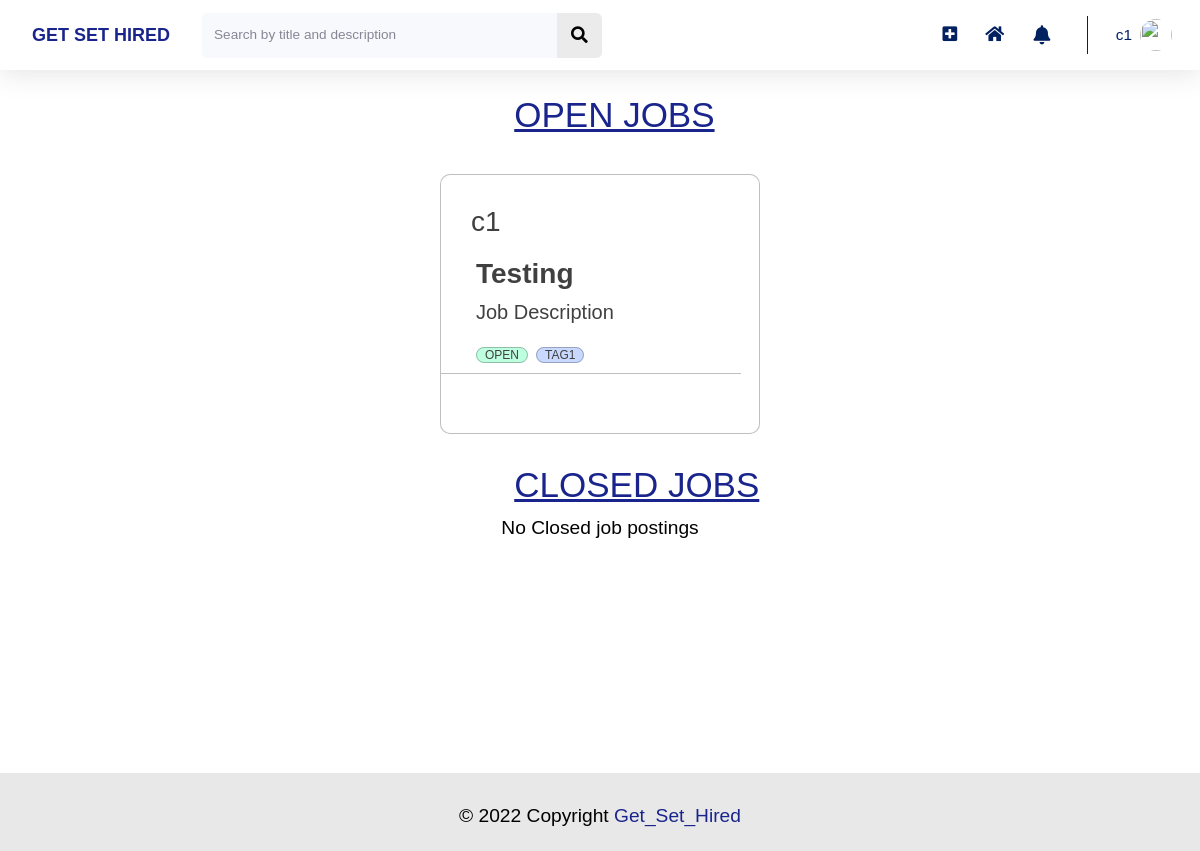
Before: / (signed in) with the older database file.
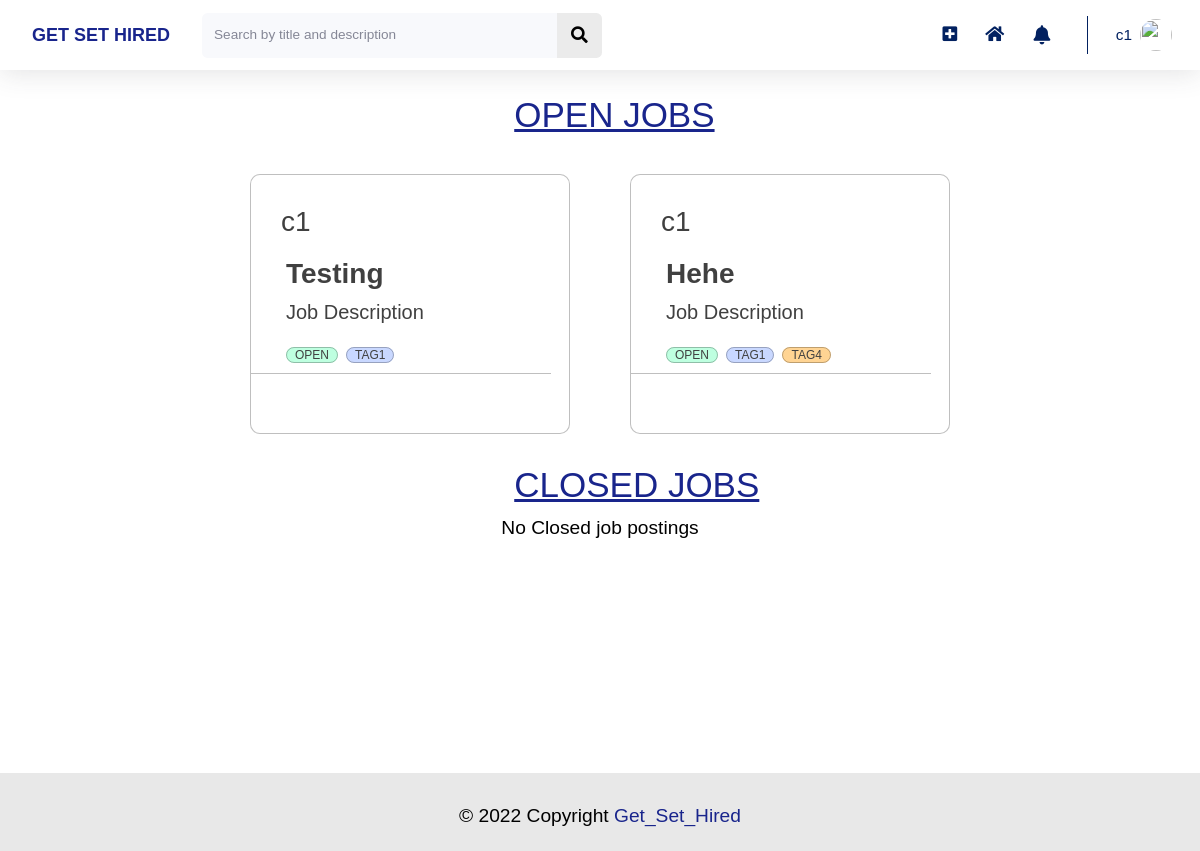
After: the same page with the newer database file.
### home/models.py (models this page shows, shortened)
class JobPosting(models.Model):
    title = models.CharField(max_length = 40)
    position = models.CharField(max_length = 40)
    job_description = models.FileField(upload_to = 'job_description/', validators=[FileExtensionValidator(allowed_extensions=["pdf"])])
    company = models.ForeignKey(User, on_delete = models.CASCADE, related_name = 'jobposting_company')
    users_accepted = models.ManyToManyField(User, related_name = 'users_accepted', blank=True)
    no_of_seats = models.IntegerField()
    stipend = models.IntegerField()
    location = models.CharField(max_length = 40)
    domain_tags = models.ManyToManyField(Tag, related_name = 'jobposting_domain_tags')
    requirement_tags = models.ManyToManyField(Tag, related_name = 'jobposting_requirement_tags')
    status = models.CharField(max_length = 10, choices = (("open", "open"), ("closed", "closed")), default = 'open')
    experience_required = models.IntegerField(default = 0)
    willing_to_hire = models.ManyToManyField(User, related_name = 'users_willing_to_hire', blank = True)

class Tag(models.Model):
    title = models.CharField(max_length=20)
    def __str__(self):
        return f"{self.title}"

### home/decorators.py (the view)
    def wrap(request, *args, **kwargs):
        if profileCompleted(request):
            return function(request, *args, **kwargs)
        if(request.user.userprofile.isUser):
            return redirect("/profileEdit/" + str(request.user.userprofile.id))
        return redirect("/profileEdit/" + str(request.user.companyprofile.id))

### controllers.py (called while the page is built)
def indexController(req):
    context = {"status": True}
    from home.models import Notification
    if req.user.userprofile.isUser:
        context["image"] = req.user.userprofile.image
    else:
        from home.models import JobPosting
        jobPostings_closed = JobPosting.objects.all().filter(status = 'closed')
        jobPostings_open = JobPosting.objects.all().filter(status = 'open')
        context["jobPostings_open"] = jobPostings_open
        context["jobPostings_closed"] = jobPostings_closed
    context["notifications"] = Notification.objects.filter(reciever = req.user).order_by('-time')
    return context

### home/views.py (called while the page is built)
@login_required
@user_profile_completed
def index(req):
    context = indexController(req)
    return render(req, 'home/index.html', context)

### utils.py (called while the page is built)
def check(req, field, fieldName):
    from django.contrib import messages
    if field != "" and field != None:
        return True
    print(field)
    messages.error(req, "Please complete " + fieldName)
    return False

### templates/home/index.html (shortened to what this page needs)
{% extends 'partials/base.html' %}
{% load static %}
{% block customCSS %}
<link rel="stylesheet" type="text/css" href="{% static 'home/mainpp.css' %}">
{% endblock customCSS %}
{% block cdnCSS %}
<link rel="stylesheet" type="text/css" href="{% static 'home/style.css' %}">
<link rel="stylesheet" type="text/css" href="{% static 'home/cards.css' %}">
<link rel="stylesheet" type="text/css" href="{% static 'home/footer.css' %}">
<link rel="stylesheet" href="https://pro.fontawesome.com/releases/v5.10.0/css/all.css" />
{% endblock cdnCSS %}
{% block content %}
{% if user.companyprofile.isCompany %}
<div class="project_cards">
    <h1 style="color:#19258c; font-size: 35px; margin-left:42%;"><u>OPEN JOBS</u></h1>
    <div class="" style="display: flex; flex-wrap: wrap;justify-content:center;" id="all-projects">
        {% for jobposting in jobPostings_open %}
        <div id="projectNumber{{ jobposting.id }}">
            <div class="blog-container">
                <div class="blog-header" style="display: flex; flex-wrap: wrap;">
                    <span style="flex: 1 0 45%; ">
                        <h3 style="margin-top: 10px; color:#858796;"><a href="{% url 'profile' jobposting.company.id %}">{{jobposting.company}}</a></h3>
                    </span>
                </div>
                <div class="blog-body">
                    <div class="blog-title demo-a">
                        <h1><a href="/jobPosting/{{jobposting.id}}">{{ jobposting.title }}</a></h1>
                    </div>
                    <div class="blog-summary demo-2">
                        <a href='/media/{{jobposting.job_description}}'>Job Description</a>
                    </div>
                    <div class="blog-tags">
                        <br class="main-br">
                        <ul>
                            <li><a href="/home/?Status={{jobposting.Status}}">{{jobposting.status}}</a></li>
                            {% for tag in jobposting.domain_tags.all %}
                            {% if forloop.counter <= 2 %}
                            <li>
                                <a href="/home/?Tags={{tag.id}}">{{ tag }}</a>
                            </li>
                            {% endif %}
                            {% endfor %}
                        </ul>
                    </div>
                </div>
                <hr class="main-page-hr">
            </div>
        </div>
        {% endfor %}
    </div>
    <h1 style="color:#19258c; font-size: 35px; margin-left:42%;"><u>CLOSED JOBS</u></h1>
    <div class="" style="display: flex; flex-wrap: wrap;justify-content:center;" id="all-projects">
        {% if jobPostings_closed.count == 0 %}
        <div>No Closed job postings</div>
        {% endif %}
    </div>
    {% endif %}
    {% endblock content %}

### templates/partials/base.html (shortened to what this page needs)
{% load static %}
<!DOCTYPE html>
<html lang="en">
    <head>
        {% block cdnCSS %}{% endblock cdnCSS %}
        {% block customCSS %}
        {% endblock customCSS %}
    </head>
    <body id="page-top">
        {% block mainBlock %}
        <div id="wrapper">
            <div id="content-wrapper" class="d-flex flex-column">
                <div id="content" style="background: white;">
                    {% block navbar %}
                    <nav class="navbar navbar-expand navbar-light bg-white topbar mb-4 static-top shadow">
                        <div class="sidebar-brand-text mx-3" style="color: #022160; font-size: large; font-weight: bold"> <a href="/home">GET SET HIRED</a></div>
                        <form method="POST" action="{{request.get_full_path}}" class="d-none d-sm-inline-block form-inline mr-auto ml-md-3 my-2 my-md-0 mw-100 navbar-search">
                            <div class="input-group">
                                <input type="text" class="form-control bg-light border-0 small" placeholder="Search by title and description" aria-label="Search" aria-describedby="basic-addon2" name="search">
                                <div class="input-group-append">
                                    <button class="btn btn-primary" type="submit">
                                        <i class="fas fa-search fa-sm"></i>
                                    </button>
                                </div>
                            </div>
                        </form>
                        <ul class="navbar-nav ml-auto">
                            {% if user.companyprofile.isCompany %}
                            <div class="notif-tooltip">
                                <a class="nav-link" href="createJobPosting/">
                                    <i class="fas fa-plus-square fa-sm fa-fw mr-2 text-gray-400" style="margin-top: 18px;"></i>
                                </a>
                            </div>
                            {% endif %}
                            <div class="notif-tooltip">
                                <a class="nav-link" href="{% url 'index' %}" role="button" style="margin-top: 11px;">
                                    <i class="fas fa-home fa-fw fa-sm mr-2 text-gray-400"></i>
                                </a>
                            </div>
                            {% if user.companyprofile.isCompany %}
                            <li class="nav-item dropdown no-arrow mx-1">
                                <a class="nav-link dropdown-toggle notif-tooltip" id="alertsDropdown" role="button" data-toggle="dropdown" aria-haspopup="true" aria-expanded="false" style="padding: 8px; width: 41.5px;">
                                    <i class="fas fa-bell fa-fw" style="margin-right: 8px;"></i>
                                </a>
                            </li>
                            {% endif %}
                            <li class="nav-item dropdown no-arrow">
                                <a class="nav-link dropdown-toggle" id="userDropdown" role="button" data-toggle="dropdown" aria-haspopup="true" aria-expanded="false">
                                    <span class="mr-2 d-none d-lg-inline text-gray-600 small">{{user.username}}</span>
                                    {% if user.userprofile.isUser %}
                                    <img class="img-profile rounded-circle" src="/media/{{user.userprofile.image}}">
                                    {% else %}
                                    <img class="img-profile rounded-circle" src="https://images.unsplash.com/photo-1560179707-f14e90ef3623?ixlib=rb-4.0.3&ixid=MnwxMjA3fDB8MHxzZWFyY2h8Nnx8Y29tcGFueXxlbnwwfHwwfHw%3D&w=1000&q=80">
                                    {% endif %}
                                </a>
                            </li>
                        </ul>
                    </nav>
                    {% endblock navbar %}
                    <div class="container-fluid">
                        {% block content %}{% endblock content %}
                    </div>
                </div>
            </div>
            <br><br><br><br><br><br><br><br>
        </div>
        <br>
        {% endblock mainBlock %}
        {% block footer %}
        <div id="CopyrightAndTeam">
            <div class="vertical-center">
                <div class="copyright horizontal-center">
                    &copy;  Copyright <a href="https://wiki.iitmandi.co.in/p/UG_Academic_Council" target="_blank">Get_Set_Hired</a>
                </div>
            </div>
        </div>
        {% endblock footer %}
    </body>
    {% block cdnJS %}
    <link href="https://cdnjs.cloudflare.com/ajax/libs/select2/4.0.3/css/select2.min.css" rel="stylesheet" />
    {% endblock cdnJS %}
</html>

### static/home/cards.css (style rules this page uses)
.blog-container { flex: 1 0 45%; margin: 30px; width: 600px; height: 289px; max-width: 600px;" }
#content > nav > ul > div:nth-child(3) > a >i { margin-top: 7px !important; }
.blog-container { background: #fff; border: 1px solid rgba(0, 0, 0, 0.25); box-sizing: border-box; border-radius: 10px; font-family: 'Public Sans', sans-serif; font-style: normal; font-weight: 500; font-size: 20px; line-height: 23px; color: #404040; font-weight: 100; padding-top: 15px; }
.blog-header { height: 40px; }
.blog-title h1 a { font-size: 28px; }
.blog-body { margin-left: 30px; }
.main-page-hr { width: 300px; border-top: 1px solid rgba(0, 0, 0, 0.25); margin-left: 0px; margin-bottom: 0px; }
@media only screen and (min-width: 930px) { .blog-container { flex: 1 0 45%; margin: 30px; width: 320px; height: 260px; } }
@media only screen and (min-width: 930px) { .blog-header { margin-top: 0px; height:30px; } }
@media only screen and (min-width: 930px) { .blog-body { margin-left: 20px; padding: 15px; } }
@media only screen and (min-width: 930px) { .blog-title h1 a { font-size: 28px; } }
@media only screen and (min-width: 930px) { .main-page-hr { margin-top:10px; margin-bottom:10px } }
.blog-container a { color: #404040; text-decoration: none; transition: 0.25s ease; width: 429px; height: 33px; left: 31px; top: 77px; }
.blog-body { margin-top: 5px; width: 90%; margin-right: 20px; height: 133px; }
.blog-header { margin-left: 30px; margin-top: 5px; width: 80%; }
.blog-title h1 a { font-family: 'Public Sans', sans-serif; font-style: normal; font-weight: bold; line-height: 33px; color: #404040; }
.blog-tags ul { display: flex; flex-direction: row; flex-wrap: wrap; list-style: none; padding-left: 0; }
.blog-tags li:nth-child(1) a { background: #BEFFE0; }
.blog-tags li:nth-child(2) a { background: #C9D8FF; }
.blog-tags li:nth-child(3) a { background: #FFD493; }
.blog-tags li+li { margin-left: 0.5rem; }
.blog-tags a { border: 1px solid rgba(0, 0, 0, 0.25); box-sizing: border-box; height: 35px; top: 224px; border-radius: 15px; padding: 0 0.5rem; text-align: center; text-transform: uppercase; white-space: nowrap; width: 82px; font-family: 'Public Sans', sans-serif; font-style: normal; font-weight: 300; font-size: 12px; line-height: 14px; }
.demo-2 { display: -webkit-box; overflow: hidden; -webkit-line-clamp: 2; -webkit-box-orient: vertical; height: 40px; }
.demo-a { display: -webkit-box; overflow: hidden; -webkit-line-clamp: 1; -webkit-box-orient: vertical; }

### static/home/footer.css (style rules this page uses)
.horizontal-center { margin: 0 auto; }
.vertical-center { display: flex; align-items: center; }
#CopyrightAndTeam { background-color: #e8e8e8; padding-bottom: 20px; }

### static/home/mainpp.css (style rules this page uses)
::placeholder { color: black; }
#content>nav>ul>div:nth-child(3)>a>i { margin-top: 7px !important; }

Changed rows visible on the page:
added JobPosting: company "c1", title "Hehe", status "OPEN", Tag (title "TAG1")
now on this page (row unchanged): Tag: title "TAG4", shown under "c1"
